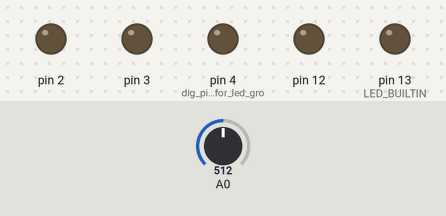
A sketch run on a simulated Arduino Uno, built with avr-gcc and run on an emulated ATmega328P. Shown: output pins drawn as LEDs (lit = HIGH). The inputs (shaded band) are chosen by the test bench; at power-on: A0 = 512. What the sketch prints to the serial monitor is not drawn.

Above: at 0.1 s.
At 1.1 s:
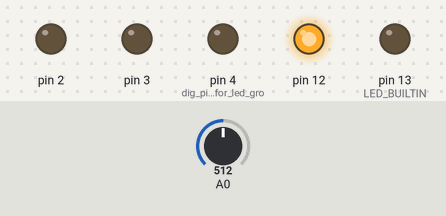
Timing chart, 0 to 2.6 s (numbered marks = the images above):
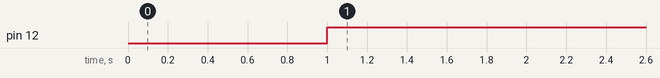

Measured:
- by itself, pin 12: LOW → HIGH at 1.0 s

The sketch:

micVolume.ino.ino
```cpp
/*
 * Arduino Sound Meter
 *
 * learnelectronics
 * 14 April 2017
 *
 * www.youtube.com/c/learnelectronics
 * arduino0119@gmail
 */


 //--------------------------------------------------------------------------------------------
 //                                          LIBRARIES
 //--------------------------------------------------------------------------------------------

//#include <SPI.h>                                          //SPI Library for OLED
//#include <Adafruit_GFX.h>                                 //Graphics library for OLED
//#include <Adafruit_SH1106.h>                              //OLED Driver

//--------------------------------------------------------------------------------------------
 //                                           DEFINES
 //--------------------------------------------------------------------------------------------

//#define OLED_MOSI   9                                     //SoftSPI MOSI on D9
//#define OLED_CLK   10                                     //SoftSPI CLK on D10
//#define OLED_DC    11                                     //SoftSPI DC on D11
//#define OLED_CS    12                                     //SoftSPI CS on D12
//#define OLED_RESET 13                                     //OLED Reset in d13

//--------------------------------------------------------------------------------------------
 //                                        LIBRARY CALLS
 //--------------------------------------------------------------------------------------------

                                                          //Create instance of OLED called display
//Adafruit_SH1106 display(OLED_MOSI, OLED_CLK, OLED_DC, OLED_RESET, OLED_CS);

//--------------------------------------------------------------------------------------------
 //                                       GLOBAL VARIABLES
 //--------------------------------------------------------------------------------------------

const int sampleWindow = 33;                              // Sample window width in mS (50 mS = 20Hz)
unsigned int sample;

 //--------------------------------------------------------------------------------------------
 //                                            SETUP
 //--------------------------------------------------------------------------------------------

void setup()
{
   Serial.begin(9600);                                    //Serial comms for debugging
//   display.begin(SH1106_SWITCHCAPVCC);                    //OLED display start
//   display.display();                                     //show buffer
//   display.clearDisplay();                                //clear buffer
//   display.setTextSize(1);                                //Set text size to 1 (1-6)
//   display.setTextColor(WHITE);                           //Set text color to WHITE (no choice lol)
//   display.setCursor(0,0);                                //cursor to upper left corner
//   display.println(" Arduino Sound Meter");               //write title
//   display.display();                                     //show title
  pinMode(12, OUTPUT);
  pinMode(2, OUTPUT);
  pinMode(3, OUTPUT);
  pinMode(4, OUTPUT); // dig pin 2 3 4 for led grounding
  pinMode(LED_BUILTIN, OUTPUT);
  digitalWrite(2, LOW);
  digitalWrite(3, LOW);
  digitalWrite(4, LOW);
   delay(1000);                                           //wait 2 seconds
}

//--------------------------------------------------------------------------------------------
 //                                         MAIN LOOP
 //--------------------------------------------------------------------------------------------

void loop()
{
  digitalWrite(12, HIGH);
   unsigned long startMillis= millis();                   // Start of sample window
   float peakToPeak = 0;                                  // peak-to-peak level

   unsigned int signalMax = 0;                            //minimum value
   unsigned int signalMin = 1024;                         //maximum value

                                                          // collect data for 50 mS
   while (millis() - startMillis < sampleWindow)
   {
      sample = analogRead(0);                             //get reading from microphone
      if (sample < 1024)                                  // toss out spurious readings
      {
         if (sample > signalMax)
         {
            signalMax = sample;                           // save just the max levels
         }
         else if (sample < signalMin)
         {
            signalMin = sample;                           // save just the min levels
         }
      }
   }
   peakToPeak = signalMax - signalMin;                    // max - min = peak-peak amplitude
   float db = map(peakToPeak,20,900,49.5,90);             //calibrate for deciBels
   Serial.println(peakToPeak/10);
   analogWrite(2, peakToPeak/6);
//   analogWrite(2, 0);
//  analogWrite(3,255);
//  analogWrite(4,255);
//   display.setCursor(0,0);                                //cursor to upper left
//   display.setTextSize(2);                                //set text size to 2
//   display.print(db);                                     //write calibrated deciBels
//   display.print(" dB");                                  //write units


//    for(int x =5;x<114;x=x+6){                            //draw scale
//      display.drawLine(x, 32, x, 27, WHITE);
//    }
//   display.drawRoundRect(0, 32, 120, 20, 6, WHITE);       //draw outline of bar graph
//   int r = map(db,0,120,1,120);                           //set bar graph for width of screen
//   display.fillRoundRect(1, 33, r, 18, 6, WHITE);         //draw bar graph with a width of r
//   display.display();                                     //show all that we just wrote & drew
//   display.clearDisplay();                                //clear the display
}
```
